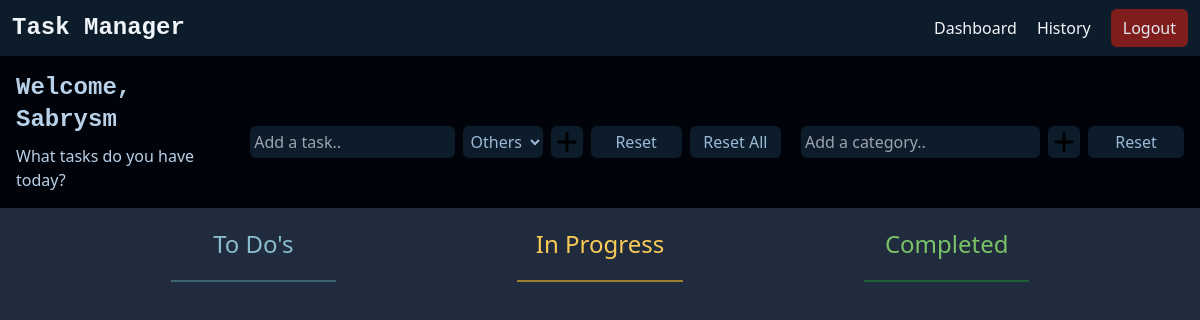
The app's page /dashboard/ (signed in), older data.
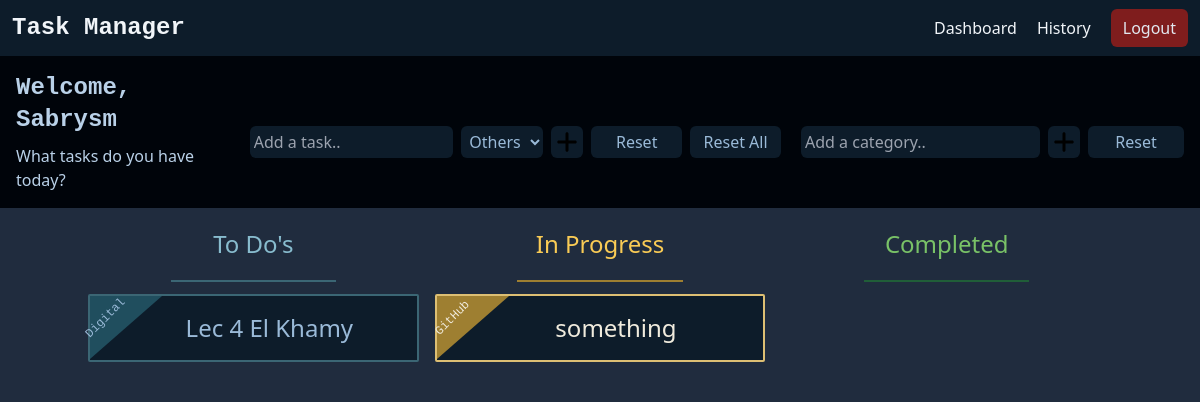
The same page, newer data.
### dashboard/models.py (models this page shows, shortened)
class Task(models.Model):
    title = models.CharField(max_length=255)
    in_progress = models.BooleanField(default=False)
    completed = models.BooleanField(default=False)
    completed_at = models.DateTimeField(null=True, blank=True)
    created_at = models.DateTimeField(auto_now_add=True)
    category = models.ForeignKey(Category, on_delete=models.CASCADE, null=True, blank=True)
    user = models.ForeignKey(User, on_delete=models.CASCADE, null=True, blank=True)

class Category(models.Model):
    name = models.CharField(max_length=255, default="Others")
    user = models.ForeignKey(User, on_delete=models.CASCADE, null=True, blank=True)
    def __str__(self):
        return self.name
    class Meta:
        verbose_name_plural = "Categories"

### dashboard/views.py (the view)
# urls.py: path('', views.index, name='index'),
@login_required
def index(request):
    todos = Task.objects.filter(completed=False, in_progress=False, user=request.user)
    completed = Task.objects.filter(completed=True, user=request.user).order_by('-completed_at').filter(completed_at__gte=timezone.now().replace(hour=0, minute=0, second=0, microsecond=0))
    in_progress = Task.objects.filter(in_progress=True, user=request.user)
    categories = Category.objects.filter(user=request.user)
    context = {
        "tasks_todo": todos,
        "tasks_completed": completed,
        "tasks_in_progress": in_progress,
        "categories": categories,
    }
    return render(request, 'dashboard/tasks_list.html', context)

### dashboard/templates/dashboard/tasks_list.html (shortened to what the changed rows need)
{% include 'core/base.html' %}
{% block dashboard %}
<div class="flex flex-col md:flex-row justify-around items-center space-x-3 bg-[#00040a] p-4 w-screen">
    <div class="flex flex-col justify-center items-center space-y-2 text-[#b9d1e8]">
        <h1 class="text-2xl font-bold font-mono">Welcome, {{ user.username }}</h1>
    </div>
</div>
{% endblock %}
{% block content %}
<div class="container bg-inherit text-center text-2xl font-bold text-[#9abad8] w-screen mx-auto font-sans">
    <div class="flex flex-row justify-around space-x-4 mt-5 text-black font-normal mx-auto">
        <div class="col-md-4 w-4/12">
            <h2 class="mb-1 md:mb-5 text-[#88bcce]">To Do's</h2>
            <ul class="list-group">
                {% for task in tasks_todo %}
                <li class="my-3">
                    <div class="relative border-2 border-[#3b6674] bg-[#0d1c2a] text-[#9abad8] p-4 rounded-sm">
                        <div
                            class="border-t-[63px] border-t-[#204e5e] border-r-[72px] border-r-transparent absolute top-0 left-0">
                            <span
                                class="text-xs text-[#9abad8] font-mono font-light transform -rotate-45 absolute top-1/2 left-1/2 -translate-x-1/2 -translate-y-1/2 pl-20 pb-9">
                                {{ task.category }}
                            </span>
                        </div>
                        <div class="pl-8">
                            <a href=" {% url 'dashboard:in_progress' task.id %}">{{ task.title }}</a>
                        </div>
                        <a href="{% url 'dashboard:delete' task.id %}"
                            class="text-[#9abad8] bg-transparent font-bold group-hover:cursor-pointer group group-hover:block absolute top-3 right-0 p-2 h-full">
                        </a>
                    </div>
                </li>
                {% endfor %}
            </ul>
        </div>
        <div class="col-md-4 w-4/12">
            <h2 class="text-[#f9cb55] mb-1 md:mb-5">In Progress</h2>
            <ul class="list-group">
                {% for task in tasks_in_progress %}
                <li class="my-3">
                    <div class="relative border-2 border-[#ddbf73] bg-[#0d1c2a] text-[#f0ebdd] p-4 rounded-sm">
                        <div
                            class="border-t-[63px] border-t-[#9e7f31] border-r-[72px] border-r-transparent absolute top-0 left-0">
                            <span
                                class="text-xs text-[#f0ebdd] font-mono font-light transform -rotate-45 absolute top-1/2 left-1/2 -translate-x-1/2 -translate-y-1/2 pl-20 pb-9">
                                {{ task.category }}
                            </span>
                        </div>
                        <div class="pl-8">
                            <a href=" {% url 'dashboard:completed' task.id %}">{{ task.title }}</a>
                        </div>
                        <a href="{% url 'dashboard:delete' task.id %}"
                            class="text-[#9abad8] bg-transparent font-bold group-hover:cursor-pointer group group-hover:block absolute top-3 right-0 p-2 h-full">
                        </a>
                    </div>
                </li>
                {% endfor %}
            </ul>
        </div>
        <div class="col-md-4 w-4/12">
            <h2 class="text-[#79c267] mb-1 md:mb-5">Completed</h2>
        </div>
    </div>
</div>
{% endblock %}

Row changes from the older to the newer data that the page shows:
added Task: category "Digital", title "Lec 4 El Khamy", shown under "To Do's"
added Task: category "GitHub", title "something", shown under "In Progress"
